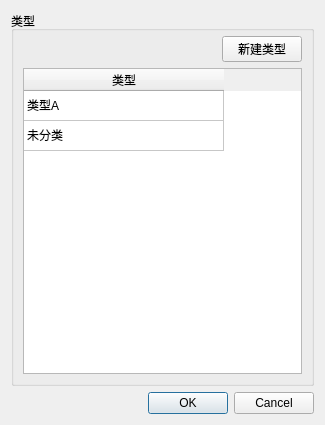
<?xml version="1.0" encoding="UTF-8"?>
<ui version="4.0">
 <class>W_FCTClassifySelector</class>
 <widget class="QDialog" name="W_FCTClassifySelector">
  <property name="geometry">
   <rect>
    <x>0</x>
    <y>0</y>
    <width>325</width>
    <height>425</height>
   </rect>
  </property>
  <property name="windowTitle">
   <string>选择类型</string>
  </property>
  <layout class="QVBoxLayout" name="verticalLayout" stretch="1,0">
   <item>
    <widget class="QGroupBox" name="groupBox">
     <property name="title">
      <string>类型</string>
     </property>
     <layout class="QGridLayout" name="gridLayout" columnstretch="0,0">
      <property name="topMargin">
       <number>5</number>
      </property>
      <item row="0" column="1">
       <widget class="QPushButton" name="pushButton">
        <property name="text">
         <string>新建类型</string>
        </property>
       </widget>
      </item>
      <item row="0" column="0">
       <spacer name="horizontalSpacer">
        <property name="orientation">
         <enum>Qt::Horizontal</enum>
        </property>
        <property name="sizeHint" stdset="0">
         <size>
          <width>40</width>
          <height>20</height>
         </size>
        </property>
       </spacer>
      </item>
      <item row="1" column="0" colspan="2">
       <widget class="QTableWidget" name="tableWidget">
        <property name="editTriggers">
         <set>QAbstractItemView::NoEditTriggers</set>
        </property>
        <property name="selectionMode">
         <enum>QAbstractItemView::SingleSelection</enum>
        </property>
        <property name="selectionBehavior">
         <enum>QAbstractItemView::SelectRows</enum>
        </property>
        <attribute name="horizontalHeaderDefaultSectionSize">
         <number>200</number>
        </attribute>
        <attribute name="verticalHeaderVisible">
         <bool>false</bool>
        </attribute>
        <row>
         <property name="text">
          <string>新建行</string>
         </property>
        </row>
        <row>
         <property name="text">
          <string>新建行</string>
         </property>
        </row>
        <column>
         <property name="text">
          <string>类型</string>
         </property>
        </column>
        <item row="0" column="0">
         <property name="text">
          <string>类型A</string>
         </property>
        </item>
        <item row="1" column="0">
         <property name="text">
          <string>未分类</string>
         </property>
        </item>
       </widget>
      </item>
     </layout>
    </widget>
   </item>
   <item>
    <widget class="QDialogButtonBox" name="buttonBox">
     <property name="orientation">
      <enum>Qt::Horizontal</enum>
     </property>
     <property name="standardButtons">
      <set>QDialogButtonBox::Cancel|QDialogButtonBox::Ok</set>
     </property>
    </widget>
   </item>
  </layout>
 </widget>
 <resources/>
 <connections>
  <connection>
   <sender>buttonBox</sender>
   <signal>rejected()</signal>
   <receiver>W_FCTClassifySelector</receiver>
   <slot>reject()</slot>
   <hints>
    <hint type="sourcelabel">
     <x>327</x>
     <y>477</y>
    </hint>
    <hint type="destinationlabel">
     <x>286</x>
     <y>274</y>
    </hint>
   </hints>
  </connection>
 </connections>
</ui>
